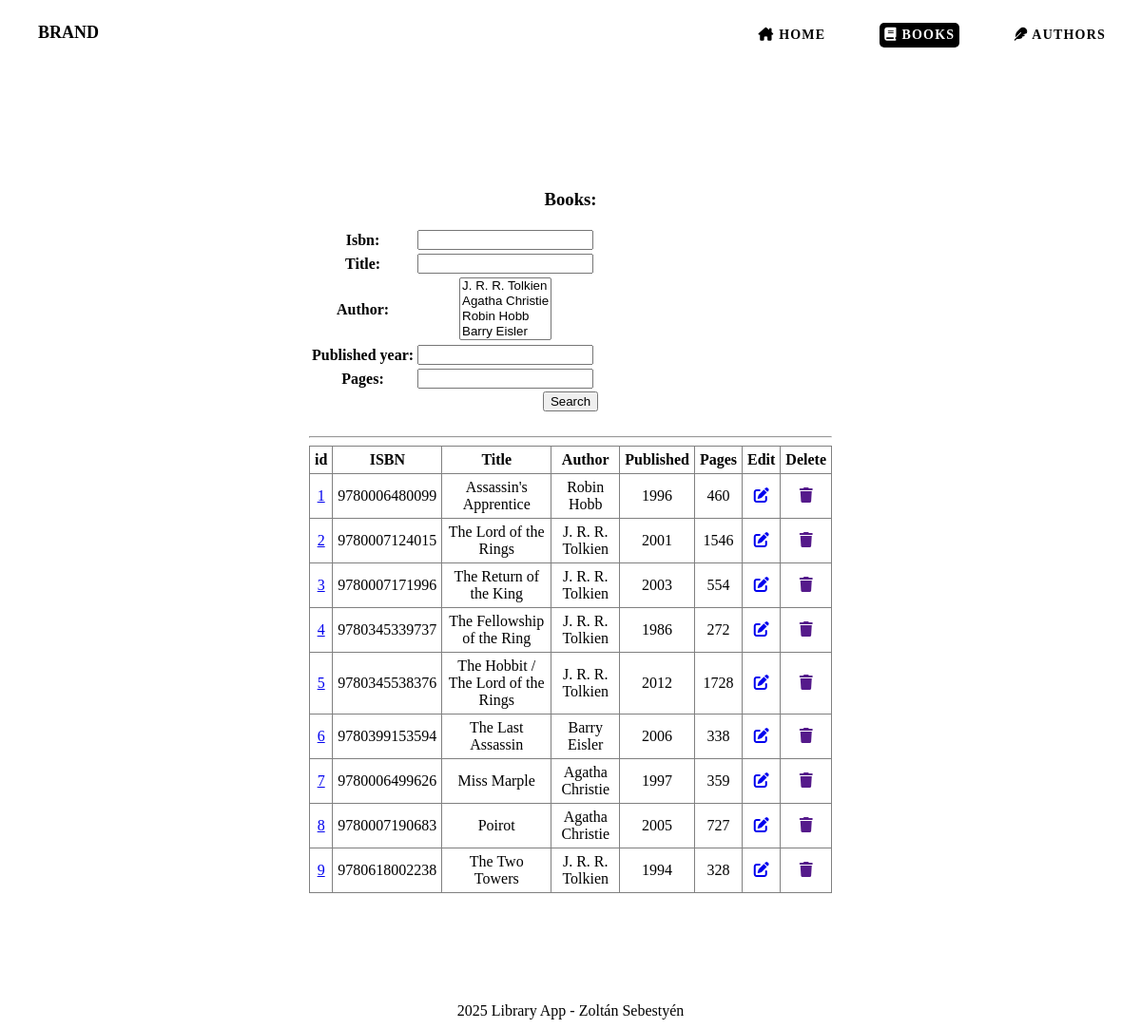
/library_application/books, run on an earlier commit of the app's database.
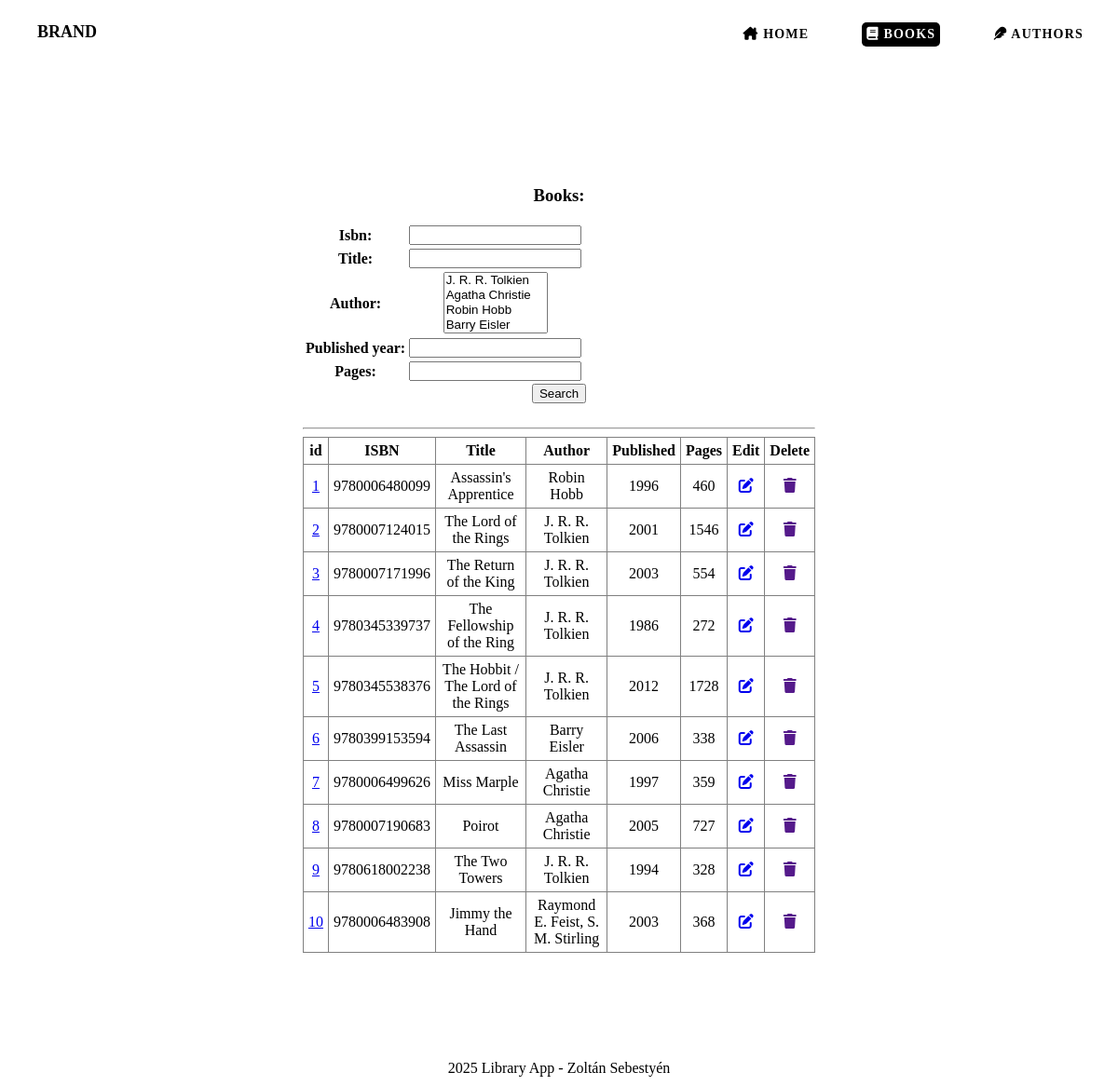
And on a later commit of the database.
### library_application/models.py (models this page shows, shortened)
class Book(models.Model):
    isbn = models.CharField(max_length=13, unique=True)
    title = models.CharField(max_length=200)
    author = models.ManyToManyField(Author, related_name="books")
    published_year = models.IntegerField()
    pages = models.IntegerField()
    cover_image = models.ImageField(upload_to='covers/', blank=True, null=True)

class Author(models.Model):
    name = models.CharField(max_length=100)
    birth_date = models.DateField()
    birth_place = models.CharField(max_length=50)
    nationality = models.CharField(max_length=50)
    decease_date = models.DateField(blank=True, null=True)
    decease_place = models.CharField(max_length=50, blank=True, null=True)
    def __str__(self):
        return f"{self.name}"

### library_application/views.py (the view, shortened to what this page needs)
# urls.py: path("books", views.get_books, name="book_list"),
def get_books(request):
    books = Book.objects.all()
    form = BookForm(request.GET or None)
    context = {
        'form': form,
        'books': books
    }
    return render(request, 'books.html', context)

### library_application/forms.py
class BookForm(forms.ModelForm):
    class Meta:
        model = Book
        fields = '__all__'
        exclude = ['cover_image']

### library_application/templates/books.html (shortened to what this page needs)
{% load static %}
{% include "header.html" %}
        <main>
            <div class="main-content">
                <h3>Books:</h3>
                <form method="get">
                <table>
                    {{ form.as_table }}
                </table>
                    <input type="submit" value="Search">
                </form>
                <br>
                <hr>
                {% if books %}
                <table class="books">
                    <tr>
                        <th>id</th>
                        <th>ISBN</th>
                        <th>Title</th>
                        <th>Author</th>
                        <th>Published</th>
                        <th>Pages</th>
                        <th>Edit</th>
                        <th>Delete</th>
                    </tr>
                    {% for book in books %}
                        <tr>
                            <td><a href="{% url 'book_details' book_id=book.id %}">{{ book.id }}</a></td>
                            <td>{{ book.isbn }}</td>
                            <td>{{ book.title }}</td>
                            <td>
                                {% if book.author %}
                                    {{ book.author.all|join:", " }}
                                {% else %}
                                    -
                                {% endif %}
                            </td>
                            <td>{{ book.published_year }}</td>
                            <td>{{ book.pages }}</td>
                            <td><a href="{% url 'book_update' book_id=book.id %}"><i class="fa-solid fa-pen-to-square"></i></a></td>
                            <td><a href=""><i class="fa-solid fa-trash"></i></a></td>
                        </tr>
                    {% endfor %}
                </table>
                {% else %}
                <p>No books.</p>
                {% endif %}
            </div>
        </main>
        {% include "footer.html" %}
    </body>
</html>

What changed in the data, as far as the page shows it:
added Book: id "10", isbn "9780006483908", title "Jimmy the Hand", author.all "Raymond E. Feist, S. M. Stirling", published_year "2003", pages "368"
